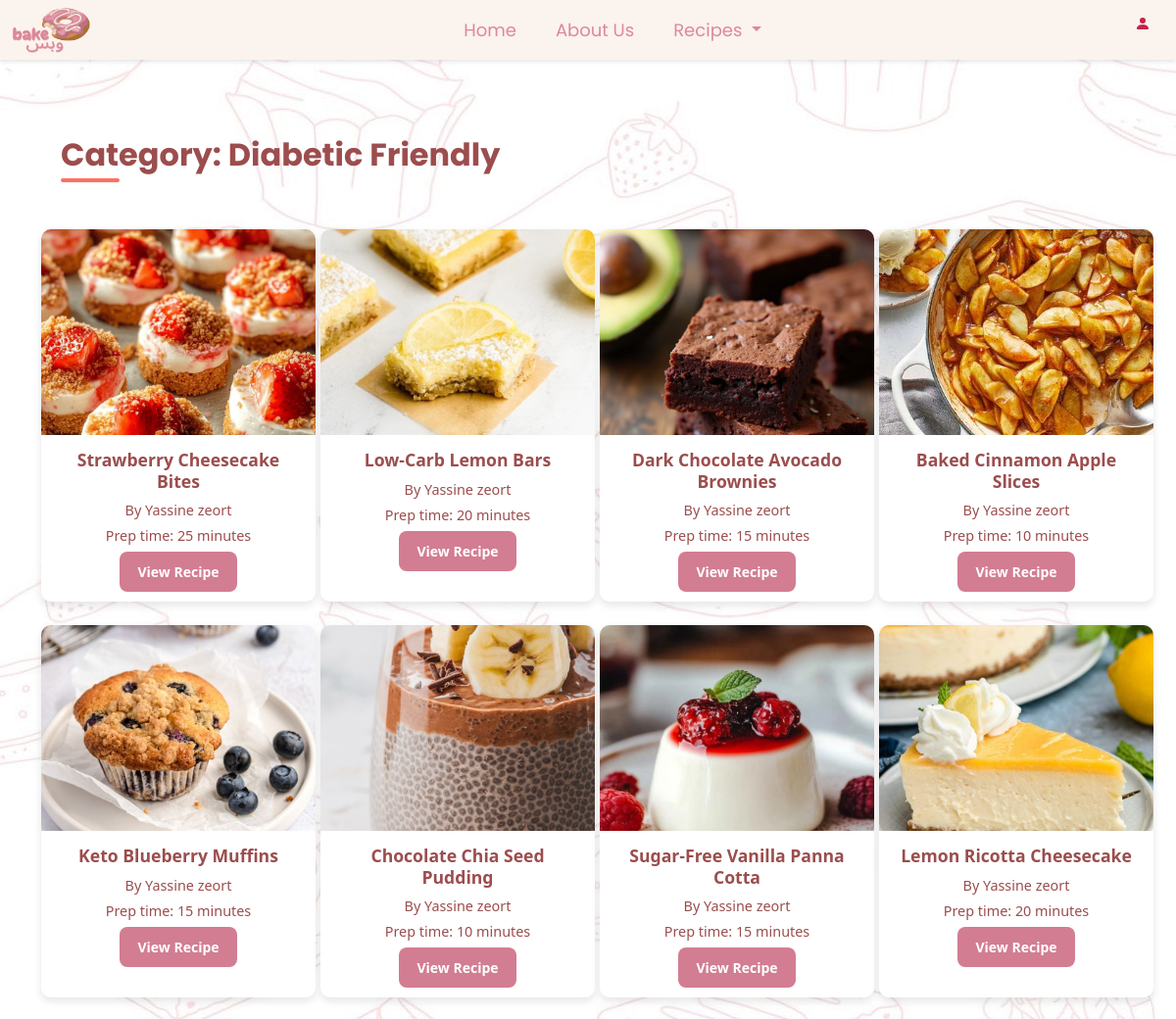
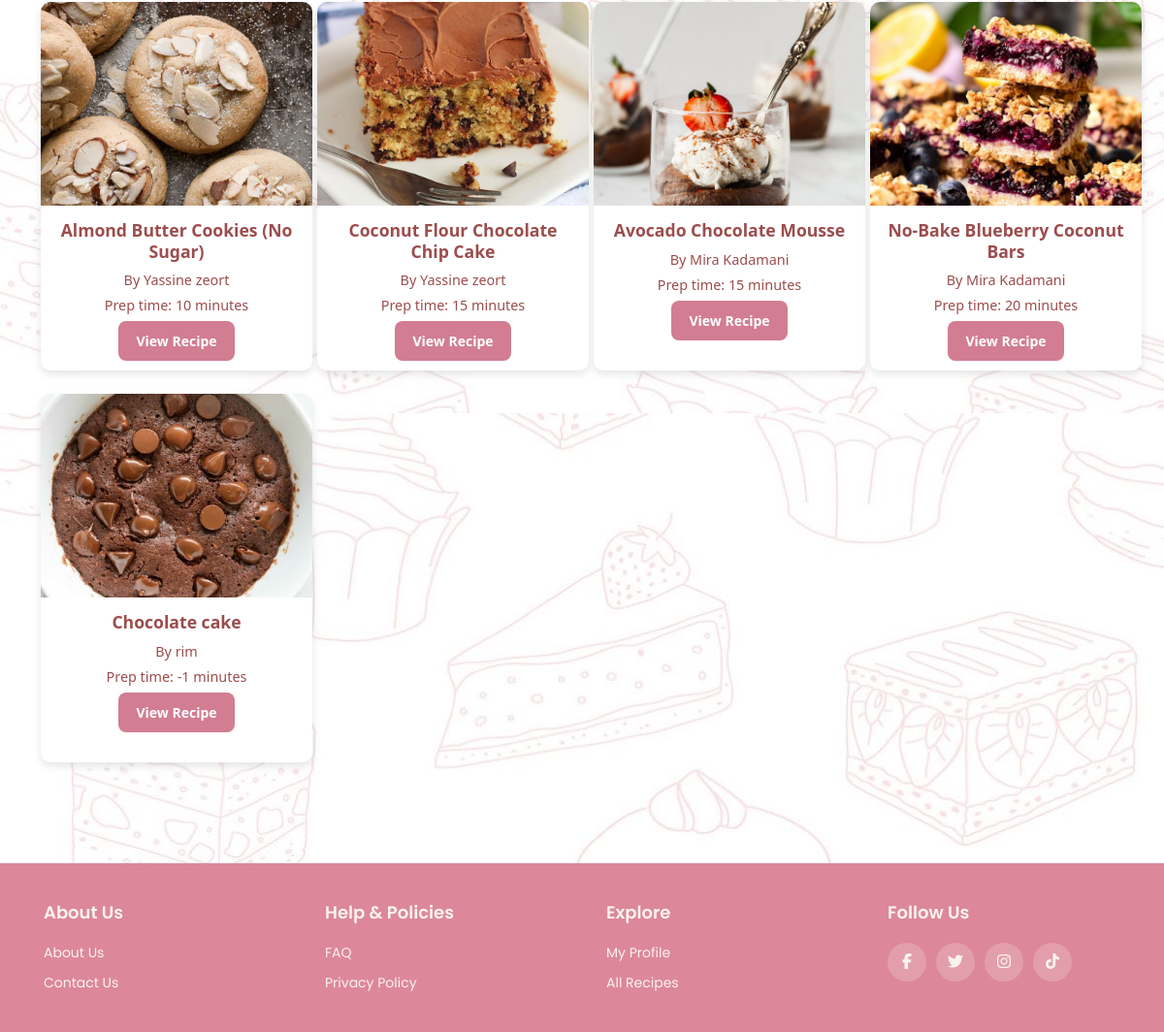
The page /recipes.php?category=diabetic-friendly (signed in) on the database its author committed (2 pictures, top to bottom).
### tables this page shows
CREATE TABLE `recipe` (
  `id` int(11) NOT NULL,
  `name` varchar(255) NOT NULL,
  `description` text DEFAULT NULL,
  `category` varchar(100) NOT NULL,
  `prep_time` int(11) DEFAULT NULL,
  `cook_time` int(11) DEFAULT NULL,
  `servings` int(11) DEFAULT NULL,
  `difficulty` enum('Easy','Medium','Hard') NOT NULL DEFAULT 'Easy',
  `image` varchar(255) DEFAULT NULL,
  `ingredients` text DEFAULT NULL,
  `steps` text DEFAULT NULL,
  `user` varchar(255) DEFAULT NULL,
  `created_at` timestamp NOT NULL DEFAULT current_timestamp(),
  `user_id` int(11) NOT NULL
);

### recipes.php (the view, shortened to what this page needs)
<?php
require_once 'config.php';
$isLoggedIn = isset($_SESSION['user_id']);
$query = "SELECT * FROM recipe";
$params = [];
if (isset($_GET['search'])) {
    $query .= " WHERE name LIKE :search";
    $params[':search'] = '%' . $_GET['search'] . '%';
} elseif (isset($_GET['category'])) {
    $query .= " WHERE category LIKE :category";
    $params[':category'] = '%' . $_GET['category'] . '%';
}
$stmt = $con->prepare($query);
$stmt->execute($params);
$recipes = $stmt->fetchAll(PDO::FETCH_ASSOC);
?>
<!DOCTYPE html>
<html lang="en">
    <head>
        <link rel="stylesheet" href="https://cdnjs.cloudflare.com/ajax/libs/font-awesome/6.4.2/css/all.min.css">
        <link href="https://cdn.jsdelivr.net/npm/bootstrap@5.3.2/dist/css/bootstrap.min.css" rel="stylesheet">
    </head>
<body>
<nav class="navbar custom-navbar sticky-top">
    <div class="container-fluid">
        <a class="navbar-brand" href="index.php">
            <img src="images/final.png" alt="Website Logo" width="80" height="50" class="d-inline-block align-text-top">
        </a>
        <ul class="navbar-nav d-flex flex-row">
            <li class="nav-item me-3">
                <a class="nav-link" href="index.php">Home</a>
            </li>
            <li class="nav-item me-3">
                <a class="nav-link" href="about us.php">About Us</a>
            </li>
            <li class="nav-item dropdown me-3">
                <a class="nav-link dropdown-toggle" href="#" role="button" data-bs-toggle="dropdown" aria-expanded="false">
                    Recipes
                </a>
            </li>
        </ul>
        <div class="d-flex">
            <?php if (!$isLoggedIn): ?>
                <button class="btn btn-outline-danger me-2" onclick="window.location.href='login.php'">Log In</button>
            <?php else: ?>
                <div onclick="window.location.href='profile page.php'" style="cursor:pointer;">
                    <svg xmlns="http://www.w3.org/2000/svg" width="30" height="30" fill="#c42348" class="bi bi-person-fill">
                        <path d="M3 14s-1 0-1-1 1-4 6-4 6 3 6 4-1 1-1 1zm5-6a3 3 0 1 0 0-6 3 3 0 0 0 0 6"/>
                    </svg>
                </div>
            <?php endif; ?>
        </div>
    </div>
</nav>
<div class="container mt-5">
    <h2 class="category-title text-center mb-5">
        <?php
        if (isset($_GET['search'])) {
            echo "Search Results for: " . htmlspecialchars($_GET['search']);
        } elseif (isset($_GET['category'])) {
            echo "Category: " . htmlspecialchars(ucwords(str_replace('-', ' ', $_GET['category'])));
        } else {
            echo "All Recipes";
        }
        ?>
    </h2>
    <?php if (count($recipes) > 0): ?>
    <div class="row">
        <?php foreach ($recipes as $recipe): ?>
            <div class="col-lg-3 col-md-4 col-sm-6 mb-4">
                <div class="recipe-card">
                    <img src="images/<?= htmlspecialchars($recipe['image']) ?>" alt="<?= htmlspecialchars($recipe['name']) ?>">
                    <div class="card-body">
                        <h5><?= htmlspecialchars($recipe['name']) ?></h5>
                        <p>
                            By <a href="userpage.php?id=<?= urlencode($recipe['user_id']) ?>"><?= htmlspecialchars($recipe['user']) ?></a>
                        </p>
                        <p>Prep time: <?= htmlspecialchars($recipe['prep_time']) ?> minutes</p>
                        <?php if (isset($recipe['id'])): ?>
                            <a href="individual-recipes.php?id=<?php echo $recipe['id']; ?>" class="btn-pink">View Recipe</a>
                        <?php else: ?>
                            <p class="text-danger">Recipe ID missing</p>
                        <?php endif; ?>
                    </div>
                </div>
            </div>
        <?php endforeach; ?>
    </div>
<?php else: ?>
    <div class="alert alert-warning text-center">
        No recipes found.
    </div>
<?php endif; ?>
</div>
<footer class="footer">
    <div class="container">
        <div class="row">
            <div class="footer-col">
                <h4>About Us</h4>
                <ul>
                    <li><a href="about us.php">About us</a></li>
                    <li><a href="contactUs.php">Contact us</a></li>
                </ul>
            </div>
            <div class="footer-col">
                <h4>Help & Policies</h4>
                <ul>
                    <li><a href="faqpage.php">FAQ</a></li>
                    <li><a href="privacy.php">Privacy Policy</a></li>
                </ul>
            </div>
            <div class="footer-col">
                <h4>Explore</h4>
                <ul>
                    <li><a href="profile page.php">My Profile</a></li>
                    <li><a href="recipes.php">All Recipes</a></li>
                </ul>
            </div>
            <div class="footer-col">
                <h4>Follow Us</h4>
                <div class="social-links">
                    <a href="#"><i class="fab fa-facebook-f"></i></a>
                    <a href="#"><i class="fab fa-twitter"></i></a>
                    <a href="#"><i class="fab fa-instagram"></i></a>
                    <a href="#"><i class="fab fa-tiktok"></i></a>
                </div>
            </div>
        </div>
    </div>
</footer>
</body>
</html>

### recipes.php (style rules this page uses)
a { text-decoration: none; color: inherit; }
body { margin: 0; padding: 0; min-height: 100vh; background: url(images/pg.jpg); background-position: cover; }
.custom-navbar { font-family: 'Poppins', sans-serif; font-size: 20px; background-color: #fbf3ed !important; box-shadow: 0 2px 4px rgba(0, 0, 0, 0.1); z-index: 1000; padding: 0; }
.custom-navbar.sticky-top { position: sticky; top: 0; }
.custom-navbar .navbar-nav .nav-link { color: #dc889a !important; font-size: 18px; padding: 8px 12px; transition: color 0.3s ease; }
.custom-navbar .navbar-brand { color: #dc889a !important; font-size: 18px; margin-left: 0; }
.category-title { font-size: 2rem; font-weight: bold; margin: 30px 0 15px 20px; color: #9c4d4d; position: relative; display: inline-block; font-family: 'Poppins', sans-serif; }
.btn-pink { background-color: #D27D92; border: none; padding: 10px 18px; font-weight: bold; color: white; border-radius: 8px; transition: background-color 0.3s ease-in-out, transform 0.2s ease-in-out; font-size: 14px; display: inline-block; text-align: center; text-decoration: none; }
.category-title::after { content: ""; display: block; width: 60px; height: 4px; background: #FF6F61; margin-top: 5px; border-radius: 2px; }
.recipe-card { position: relative; flex: 0 0 auto; width: 280px; height: 380px; background: #fff; border-radius: 10px; overflow: hidden; box-shadow: 0px 4px 8px rgba(0, 0, 0, 0.1); margin-right: 15px; transform: scale(1); transition: transform 0.3s ease-in-out, box-shadow 0.3s ease-in-out; }
.recipe-card img { width: 100%; height: 210px; object-fit: cover; transition: transform 0.3s ease-in-out; }
.recipe-card .card-body { padding: 15px; text-align: center; position: relative; }
.recipe-card h5 { font-size: 1.1rem; font-weight: bold; color: #9c4d4d; }
.recipe-card p { font-size: 0.9rem; color: #9c4d4d;; margin-bottom: 5px; }
.footer { background-color: #dc889a; padding: 40px 0; font-family: 'Poppins', sans-serif; margin-top: 80px; color: #fbf3ed; }
.footer .container { background-color: #dc889a; max-width: 1170px; margin: auto; padding: 0 15px; box-shadow: none; border: none; }
.footer .row { display: flex; flex-wrap: wrap; justify-content: space-between; gap: 20px; margin: 0; padding: 0; }
.footer-col { flex: 1; min-width: 200px; padding: 0 15px; }
.footer-col h4 { font-size: 18px; color: #fbf3ed; text-transform: capitalize; margin-bottom: 20px; font-weight: 600; position: relative; }
.footer-col h4::before { content: ''; position: absolute; left: 0; bottom: -10px; background-color: #dc889a; height: 2px; box-sizing: border-box; width: 50px; }
.footer-col ul { list-style: none; padding-left: 0; margin: 0; }
.footer-col ul li:not(:last-child) { margin-bottom: 10px; }
.footer-col ul li a { font-size: 14px; text-transform: capitalize; color: #fbf3ed; text-decoration: none; font-weight: 400; display: block; transition: all 0.3s ease; }
.footer-col .social-links { display: flex; gap: 10px; }
.footer-col .social-links a { display: inline-block; height: 40px; width: 40px; background-color: rgba(251, 243, 237, 0.2); text-align: center; line-height: 40px; border-radius: 50%; color: #fbf3ed; transition: all 0.5s ease; }

### rows shown on the page
recipe: image+name (picture), name "Strawberry Cheesecake Bites", user "Yassine zeort", prep_time "25"
recipe: image+name (picture), name "Low-Carb Lemon Bars", user "Yassine zeort", prep_time "20"
recipe: image+name (picture), name "Dark Chocolate Avocado Brownies", user "Yassine zeort", prep_time "15"
recipe: image+name (picture), name "Baked Cinnamon Apple Slices", user "Yassine zeort", prep_time "10"
recipe: image+name (picture), name "Keto Blueberry Muffins", user "Yassine zeort", prep_time "15"
recipe: image+name (picture), name "Chocolate Chia Seed Pudding", user "Yassine zeort", prep_time "10"
recipe: image+name (picture), name "Sugar-Free Vanilla Panna Cotta", user "Yassine zeort", prep_time "15"
recipe: image+name (picture), name "Lemon Ricotta Cheesecake", user "Yassine zeort", prep_time "20"
recipe: image+name (picture), name "Almond Butter Cookies (No Sugar)", user "Yassine zeort", prep_time "10"
recipe: image+name (picture), name "Coconut Flour Chocolate Chip Cake", user "Yassine zeort", prep_time "15"
recipe: image+name (picture), name "Avocado Chocolate Mousse", user "Mira Kadamani", prep_time "15"
recipe: image+name (picture), name "No-Bake Blueberry Coconut Bars", user "Mira Kadamani", prep_time "20"
recipe: image (picture), name "Chocolate cake", user "rim", prep_time "-1"

### other values the page prints
str_replace('-', ' ', $_GET['category']) "Diabetic Friendly"
